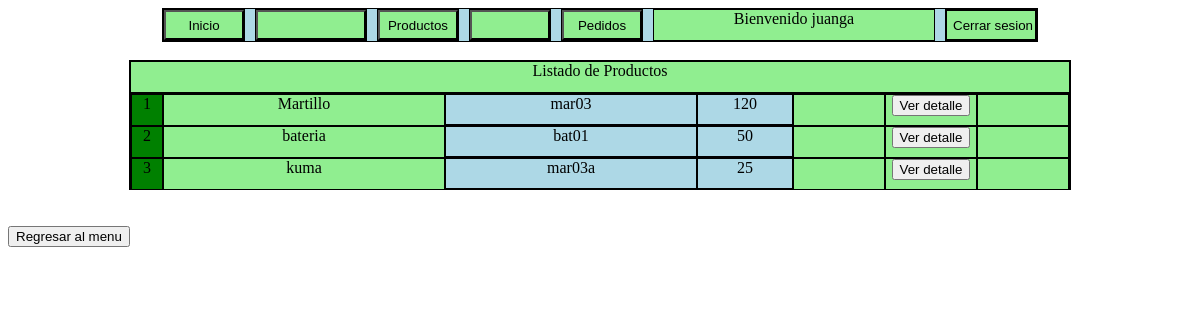
The page /Productos/Productos_lista.php (signed in) on the database its author committed.
### tables this page shows
CREATE TABLE IF NOT EXISTS `productos` (
  `id` int(11) NOT NULL AUTO_INCREMENT,
  `nombre` varchar(128) NOT NULL,
  `codigo` varchar(32) NOT NULL,
  `descripcion` text NOT NULL,
  `costo` double NOT NULL,
  `stock` int(11) NOT NULL,
  `archivo_n` varchar(255) NOT NULL,
  `archivo` varchar(128) NOT NULL,
  `status` int(1) NOT NULL DEFAULT '1',
  `eliminado` int(1) NOT NULL DEFAULT '0',
  PRIMARY KEY (`id`)
);

### Productos/Productos_lista.php (the view, shortened to what this page needs)
<?php
    $varsesion =$_SESSION['nombre'];
    if($varsesion==null||$varsesion==''){
        header("Location:Index.php");
    }
    else{
        $name = $_SESSION['nombre'];
    }
?>
<html>
    <head>
    </head>
    <body>
    <div class='Menup'>
            <div class='Inicio'>
            <input type="button" class='botoni' value="Inicio" onclick="bienvenido();">
            </div>
            <?php
            if($_SESSION['rol']==1){
                echo" <div class='administradores'>
            <input type='button' class='botona' value='Administradores' onclick='administradores();'>
            </div>";
            }
            else{
                echo" <div class='administradores'>
            <input type='button' class='botona'>
            </div>";
            }
            ?>
            <div class='productos'>
            <input type="button" class='botonp' value="Productos" onclick="productos();">
            </div>
            <?php
            if($_SESSION['rol']==1){
                echo" <div class='baners'>
                <input type='button' class='botoni' value='Baners' onclick='baners();'>
                </div>";
            }
            else{
                echo" <div class='baners'>
                <input type='button' class='botoni'>
                </div>";
            }
            ?>
            <div clasS='pedidos'>
            <input type="button" class='botoni' value="Pedidos" onclick="pedidos();">
            </div>
            <div class='nombre'>Bienvenido <?php echo $name;?> </div>
            <div class='cerrar'>
            <input type="button" class='boton' value="Cerrar sesion" onclick="cerrarsesion();">
            </div>
        </div><br>
        <div class="Tabla">
            <div class="titulo">Listado de Productos</div>
            <?php
                $con = conecta();
                $sql = "SELECT * FROM Productos WHERE status=1 AND eliminado=0";
                $res = $con->query($sql);
                $cont =1;
                while($row=$res->fetch_array()){
                    $id = $row["id"];
                    $nombre = $row["nombre"];
                    $codigo = $row["codigo"];
                    $costo = $row["costo"];
                    echo"<div class='fila' id=$id>";
                    echo"<div class='id'>$cont</div>";
                    echo"<div class='nombre'>$nombre</div>";
                    echo"<div class='correo'>$codigo</div>";
                    echo"<div class='rol'>$costo</div>";
                    echo"<div class='boton'>";
                    echo"</div>";
                    echo"<div class='boton'>";
                    echo"<input onclick='detalle($id);' type='submit' value='Ver detalle'/>";
                    echo"</div>";
                    echo"<div class='boton'>";
                    echo"</div>";
                    echo "</div>";
                    $cont++;
                }
            ?>
        </div>
        <br><br><button onclick="window.location.href='../menu.php'">Regresar al menu</button><br><br>
    </body>
</html>

### Productos/Productos_lista.php (style rules this page uses)
.titulo { height: 30px; width: auto; border: 1px solid black; text-align: center; background-color: lightgreen; }
.fila { height: 30px; width: auto; border: 1px solid black; text-align: center; }
.id { float: left; border: 1px solid black; text-align:center; height: 30px; width:30px; background-color:green; }
.Tabla { height: auto; width: 940px; border: 1px solid black; margin-left: auto; margin-right: auto; background-color:lightblue; }
.nombre { float: left; border: 1px solid black; text-align:left; height: 30px; width: 200px; }
.correo { float: left; border: 1px solid black; text-align:center; height: 30px; width: 250px; }
.rol { float:left; border: 1px solid black; text-align:center; height: 30px; width: 94PX; }
.boton { float:left; border:1px solid black; text-align:center; height: 30px; width: 119px; }
.menup { height: 32px; width: 874px; border: 1px solid black; margin-left: auto; margin-right: auto; background-color:lightblue; }
.nombre { height: 30px; width: 280px; border: 1px solid black; background-color:lightgreen; float: left; text-align: center; }
.cerrar { height: 30px; width: 90px; border: 1px solid black; background-color:lightgreen; float: left; margin-left:10px; }
.boton { background-color: lightgreen; width: 90px; height: 30px; }
.Inicio { float: left; height: 30px; width: 80px; border: 1px solid black; background-color:lightgreen; margin-right:10px; }
.botoni { background-color: lightgreen; width: 80px; height: 30px; }
.administradores { float:left; border: 1px solid black; margin-right:10px; }
.botona { background-color: lightgreen; width: 110px; height: 30px; }
.productos { float:left; border: 1px solid black; margin-right:10px; }
.botonp { background-color: lightgreen; width: 80px; height: 30px; }
.baners { float:left; border: 1px solid black; margin-right:10px; }
.pedidos { float:left; border: 1px solid black; margin-right:10px; }

### rows shown on the page
productos: nombre "Martillo", codigo "mar03", costo "120"
productos: nombre "bateria", codigo "bat01", costo "50"
productos: nombre "kuma", codigo "mar03a", costo "25"

### other values the page prints
$name "juanga"
